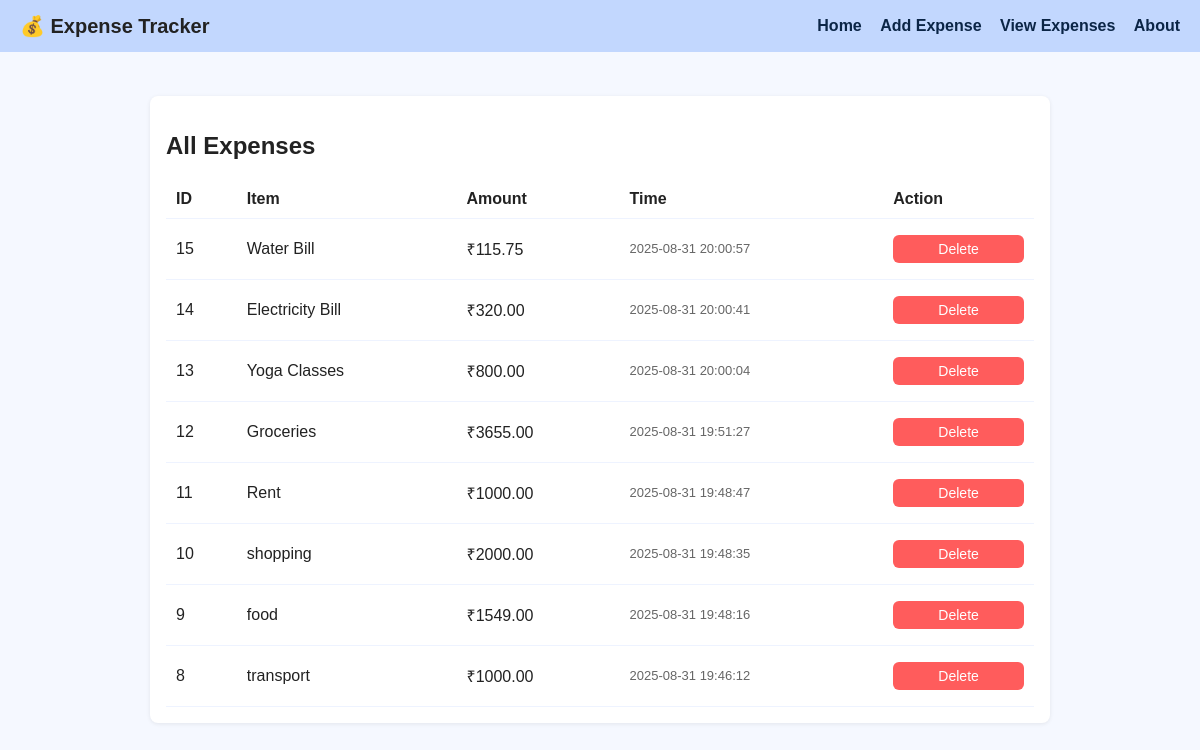
/view, run on the app's committed database.
### tables this page shows
CREATE TABLE expenses (
                    id INTEGER PRIMARY KEY AUTOINCREMENT,
                    item TEXT NOT NULL,
                    amount REAL NOT NULL,
                    created_at TEXT NOT NULL
                );

### app.py (the view)
@app.route('/view')
def view_expenses():
    conn = get_db_connection()
    cur = conn.cursor()
    cur.execute("SELECT id, item, amount, created_at FROM expenses ORDER BY created_at DESC")
    rows = cur.fetchall()
    conn.close()
    return render_template('view_expenses.html', expenses=rows)

### app.py (called while the page is built)
def get_db_connection():
    conn = sqlite3.connect(APP_DB)
    return conn

### templates/view_expenses.html (shortened to what this page needs)
<!doctype html>
<html>
<head>
  <link rel="stylesheet" href="{{ url_for('static', filename='style.css') }}">
</head>
<body>
<header>
  <div class="brand">💰 Expense Tracker</div>
  <nav>
    <a href="{{ url_for('index') }}">Home</a>
    <a href="{{ url_for('add_expense') }}">Add Expense</a>
    <a href="{{ url_for('view_expenses') }}">View Expenses</a>
    <a href="{{ url_for('about') }}">About</a>
  </nav>
</header>
<div class="container">
  <div class="card">
    <h2>All Expenses</h2>
    {% if expenses %}
    <table class="table">
      <thead><tr><th>ID</th><th>Item</th><th>Amount</th><th>Time</th><th>Action</th></tr></thead>
      <tbody>
      {% for e in expenses %}
        <tr>
          <td>{{ e[0] }}</td>
          <td>{{ e[1] }}</td>
          <td>₹{{ "%.2f"|format(e[2]) }}</td>
          <td class="small">{{ e[3] }}</td>
          <td>
            <form method="post" action="{{ url_for('delete_expense', id=e[0]) }}" style="display:inline;">
              <button type="submit" class="delete-btn">Delete</button>
            </form>
          </td>
        </tr>
      {% endfor %}
      </tbody>
    </table>
    {% else %}
      <p class="small">No expenses recorded.</p>
    {% endif %}
  </div>
</div>
</body>
</html>

### static/style.css (style rules this page uses)
body { font-family: Arial, sans-serif; background: #f5f8ff; margin: 0; padding: 0; color: #222; }
header { background: #c2d7fe; padding: 14px 20px; display: flex; align-items: center; justify-content: space-between; }
header .brand { font-weight: 700; font-size: 20px; }
nav a { margin-left: 14px; text-decoration: none; color: #0b2546; font-weight: 600; }
.container { max-width: 900px; margin: 26px auto; padding: 18px; }
.card { background: white; padding: 16px; border-radius: 8px; box-shadow: 0 1px 4px rgba(0,0,0,0.08); }
form input, form button { padding: 10px; margin: 6px 0; width: 100%; box-sizing: border-box; border-radius: 6px; border: 1px solid #d0d7ef; font-size: 14px; }
form button { background: #0b2546; color: white; border: none; }
.table { width: 100%; border-collapse: collapse; margin-top: 12px; }
.table th, .table td { padding: 10px; border-bottom: 1px solid #eef3ff; text-align: left; }
.small { font-size: 13px; color: #666; }
.delete-btn { background: #ff5c5c; color: white; padding: 6px 10px; border: none; border-radius: 6px; cursor: pointer; }

### data on the page
expenses: id "15", item "Water Bill", amount "115.75", created_at "2025-08-31 20:00:57"
expenses: id "14", item "Electricity Bill", amount "320.00", created_at "2025-08-31 20:00:41"
expenses: id "13", item "Yoga Classes", amount "800.00", created_at "2025-08-31 20:00:04"
expenses: id "12", item "Groceries", amount "3655.00", created_at "2025-08-31 19:51:27"
expenses: id "11", item "Rent", amount "1000.00", created_at "2025-08-31 19:48:47"
expenses: id "10", item "shopping", amount "2000.00", created_at "2025-08-31 19:48:35"
expenses: id "9", item "food", amount "1549.00", created_at "2025-08-31 19:48:16"
expenses: id "8", item "transport", amount "1000.00", created_at "2025-08-31 19:46:12"
